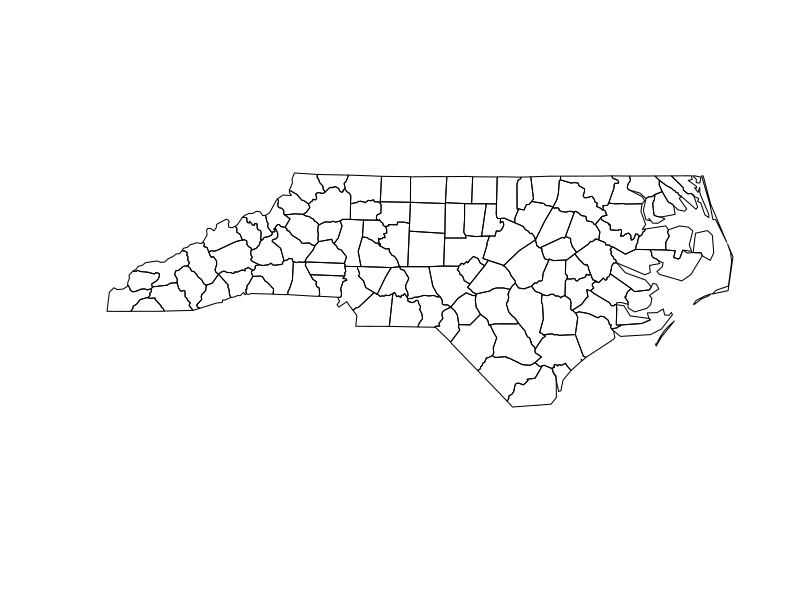
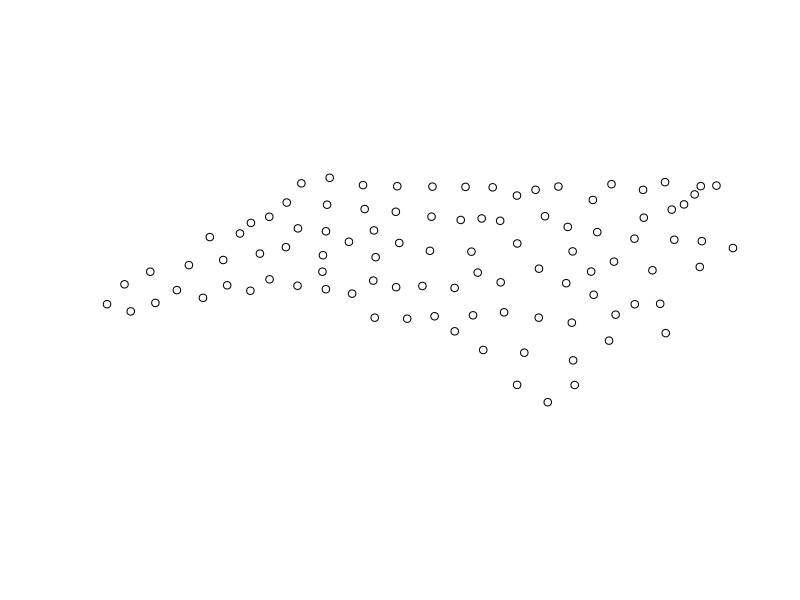

Write the R code that produced these figures, in order.
## ----echo=FALSE, include=FALSE------------------------------------------------
knitr::opts_chunk$set(fig.height = 4.5)
knitr::opts_chunk$set(fig.width = 6)
knitr::opts_chunk$set(collapse = TRUE)

## -----------------------------------------------------------------------------
library(sf)
demo(nc, ask = FALSE, echo = FALSE)
nc$geom2 = st_centroid(st_geometry(nc))
print(nc, n = 2)

## -----------------------------------------------------------------------------
plot(st_geometry(nc))
st_geometry(nc) <- "geom2"
plot(st_geometry(nc))

## ----eval=FALSE---------------------------------------------------------------
#  i = sf::st_intersects(sf1, sf2)

## ----eval=FALSE---------------------------------------------------------------
#  library(sf)
